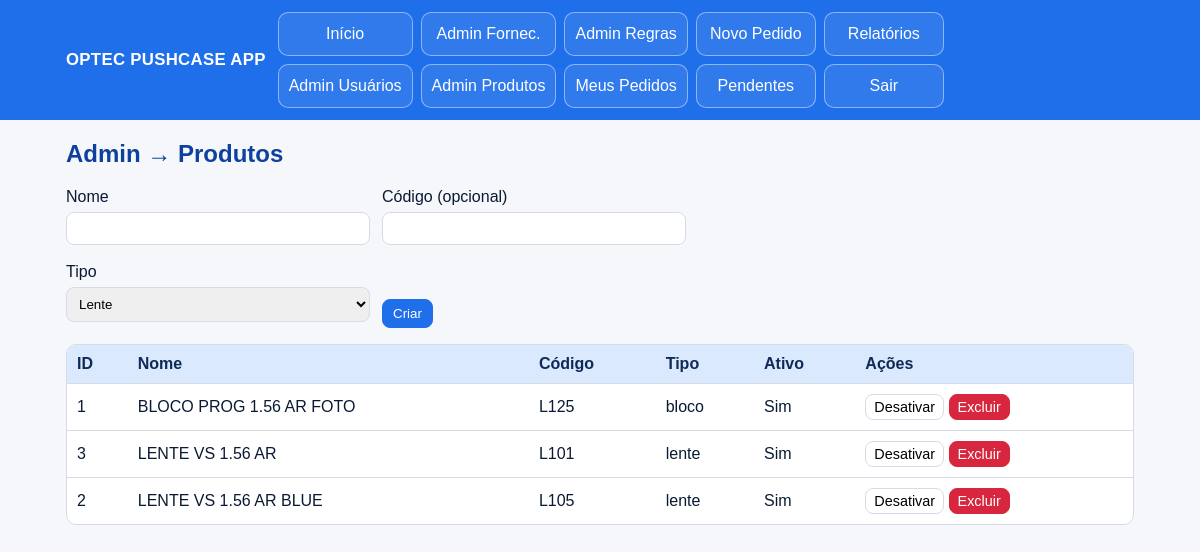
/admin/products (signed in), run on the app's committed database.
### tables this page shows
CREATE TABLE products (
            id INTEGER PRIMARY KEY AUTOINCREMENT,
            name TEXT NOT NULL,
            code TEXT,
            kind TEXT NOT NULL,
            active INTEGER NOT NULL DEFAULT 1,
            UNIQUE(name, kind)
        );

### app.py (the view)
@app.route("/admin/products")
def admin_products():
    if require_role("admin"): return require_role("admin")
    products = db_all("SELECT * FROM products ORDER BY kind, name")
    return render_template("admin_products.html", products=products)

### app.py (called while the page is built)
def db_all(sql, **params):
    with engine.connect() as conn:
        return conn.execute(text(sql), params).mappings().all()

def db_one(sql, **params):
    with engine.connect() as conn:
        return conn.execute(text(sql), params).mappings().first()

def current_user():
    uid = session.get("user_id")
    if not uid:
        return None
    u = db_one("SELECT * FROM users WHERE id=:id", id=uid)
    return u

def require_role(*roles):
    u = current_user()
    if not u or u["role"] not in roles:
        flash("Acesso negado.", "error")
        return redirect(url_for("index"))

@app.context_processor
def inject_globals():
    return {"now": datetime.utcnow(), "role": session.get("role"), "user": current_user(), "app_name": APP_NAME}

### templates/admin_products.html (shortened to what this page needs)
{% extends "base.html" %}
{% block content %}
<h2>Admin → Produtos</h2>
<form method="post" action="{{ url_for('admin_products_create') }}" class="grid" style="max-width:620px;">
  <div>
    <label>Nome</label>
    <input name="name" required>
  </div>
  <div>
    <label>Código (opcional)</label>
    <input name="code">
  </div>
  <div>
    <label>Tipo</label>
    <select name="kind">
      <option value="lente">Lente</option>
    </select>
  </div>
  <div style="align-self:end;">
    <button class="btn primary">Criar</button>
  </div>
</form>
<table style="margin-top:16px;">
  <tr><th>ID</th><th>Nome</th><th>Código</th><th>Tipo</th><th>Ativo</th><th>Ações</th></tr>
  {% for p in products %}
  <tr>
    <td>{{ p.id }}</td>
    <td>{{ p.name }}</td>
    <td>{{ p.code or '-' }}</td>
    <td>{{ p.kind }}</td>
    <td>{{ 'Sim' if p.active else 'Não' }}</td>
    <td>
      <form method="post" action="{{ url_for('admin_products_toggle', pid=p.id) }}" style="display:inline;">
        <button class="btn small">{{ 'Desativar' if p.active else 'Ativar' }}</button>
      </form>
      <form method="post" action="{{ url_for('admin_products_delete', pid=p.id) }}" style="display:inline;" onsubmit="return confirm('Excluir este produto?');">
        <button class="btn small danger">Excluir</button>
      </form>
    </td>
  </tr>
  {% endfor %}
</table>
{% endblock %}

### templates/base.html (style rules this page uses)
:root { --azul:#1f6feb; --azul-escuro:#0d419d; --azul-claro:#dbe9ff; --txt:#0b1a33; --cinza:#f5f7fb; --borda:#d6dbe6; }
* { box-sizing:border-box; }
body { font-family: Arial, sans-serif; margin:0; padding:0; background:var(--cinza); color:var(--txt); }
table { border-collapse:separate; border-spacing:0; width:100%; background:#fff; border:1px solid var(--borda); border-radius:10px; overflow:hidden; }
th, td { border-bottom:1px solid var(--borda); padding:10px; text-align:left; }
th { background:var(--azul-claro); color:#102a56; }
tr:last-child td { border-bottom:none; }
.btn { display:inline-block; padding:6px 10px; border:1px solid var(--borda); border-radius:8px; background:#fff; cursor:pointer; text-decoration:none; }
.btn.primary { background:var(--azul); color:#fff; border-color:var(--azul); }
.btn.danger { background:#d7263d; color:#fff; border-color:#d7263d; }
.btn.small { font-size:0.9em; padding:4px 8px; }
.grid { display:grid; grid-template-columns:1fr 1fr; gap:12px; }
textarea, input, select { width:100%; padding:8px; margin:6px 0; border:1px solid var(--borda); border-radius:8px; }
h2 { color:#0d419d; }

### data on the page
products: name "BLOCO PROG 1.56 AR FOTO", code "L125", kind "bloco"
products: name "LENTE VS 1.56 AR", code "L101", kind "lente"
products: name "LENTE VS 1.56 AR BLUE", code "L105", kind "lente"

### other printed values
{{ p.id }} "1" "3" "2"
{{ 'Sim' if p.active else 'Não' }} "Sim" "Sim" "Sim"
{{ 'Desativar' if p.active else 'Ativar' }} "Desativar" "Desativar" "Desativar"
